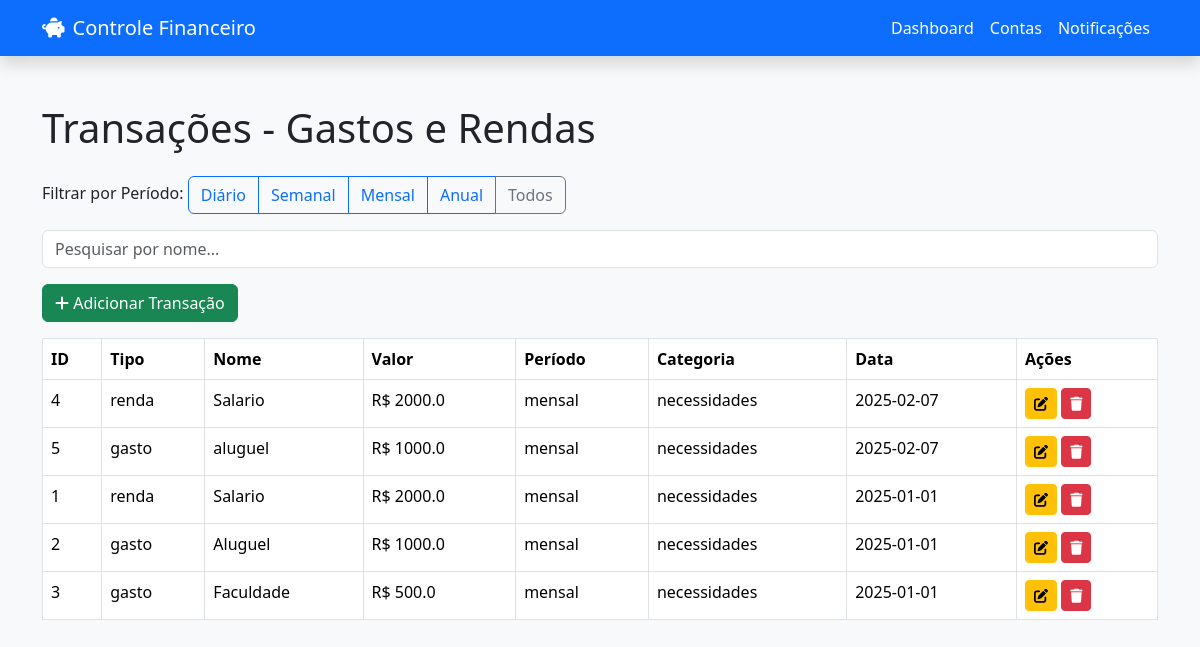
Page /transacoes (signed in) on the earlier database version.
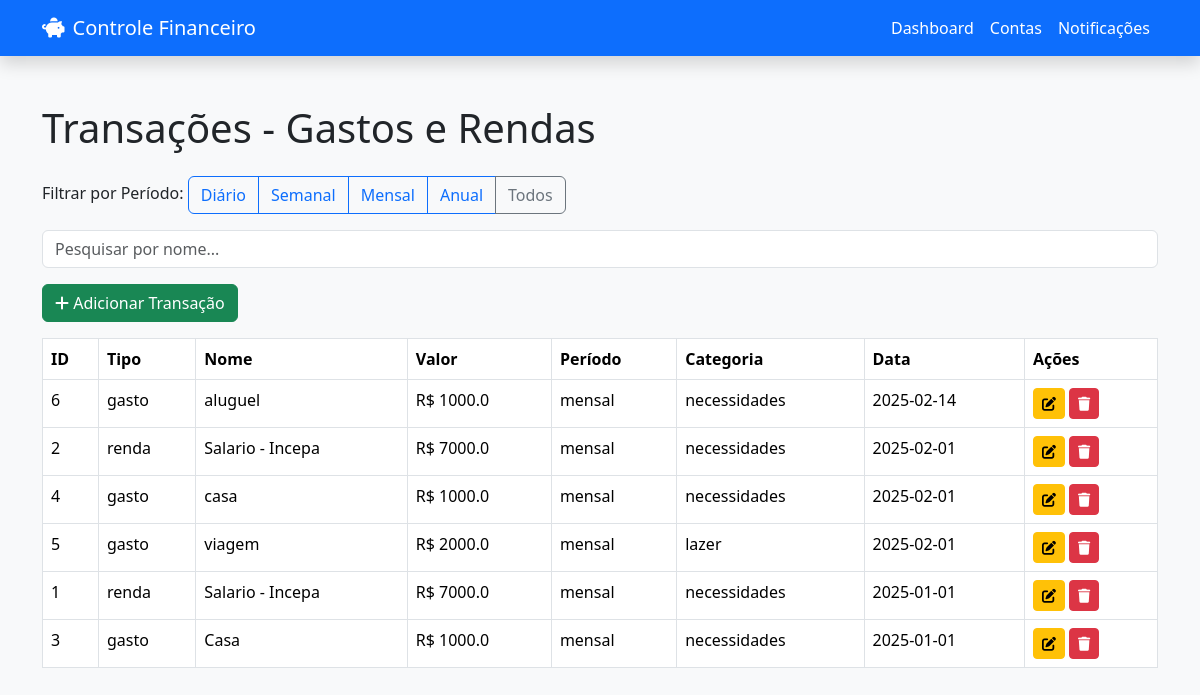
Same page on the later database version.
### tables this page shows
CREATE TABLE Transacoes (
        id INTEGER PRIMARY KEY AUTOINCREMENT,
        tipo TEXT NOT NULL,
        nome TEXT NOT NULL,
        valor REAL NOT NULL,
        periodo TEXT NOT NULL,
        categoria TEXT,
        data TEXT DEFAULT CURRENT_TIMESTAMP,
        notificado INTEGER DEFAULT 0,
        notificado_antecipado INTEGER DEFAULT 0
    );

### app.py (the view)
@app.route('/transacoes', methods=['GET'])
def transacoes_view():
    if 'user_id' not in session:
        flash("Você não está autenticado.", "error")
        return redirect(url_for('index'))
    periodo = request.args.get('periodo')  # valores esperados: 'diario', 'semanal', 'mensal', 'anual'
    pesquisa = request.args.get('pesquisa', '').lower()
    conn = conectar_bd()
    if conn is None:
        flash("Erro ao conectar ao banco de dados", "danger")
        return redirect(url_for('dashboard'))
    cursor = conn.cursor()
    if periodo:
        cursor.execute("SELECT * FROM Transacoes WHERE periodo = ? ORDER BY data DESC", (periodo,))
    else:
        cursor.execute("SELECT * FROM Transacoes ORDER BY data DESC")
    transacoes = cursor.fetchall()
    conn.close()
    if pesquisa:
        transacoes = [t for t in transacoes if pesquisa in t['nome'].lower()]
    return render_template('transacoes.html', transacoes=transacoes, periodo=periodo, pesquisa=pesquisa)

### app.py (called while the page is built)
def conectar_bd():
    try:
        conn = sqlite3.connect('financeiro.db')
        conn.row_factory = sqlite3.Row
        return conn
    except sqlite3.Error as e:
        flash(f"Erro ao conectar com o banco de dados: {e}", "danger")
        return None

### templates/transacoes.html (shortened to what this page needs)
<!DOCTYPE html>
<html lang="pt-br">
<head>
  <link href="https://cdn.jsdelivr.net/npm/bootstrap@5.3.2/dist/css/bootstrap.min.css" rel="stylesheet">
  <link href="https://cdnjs.cloudflare.com/ajax/libs/font-awesome/6.0.0/css/all.min.css" rel="stylesheet">
</head>
<body class="bg-light">
  <nav class="navbar navbar-expand-lg navbar-dark bg-primary shadow">
    <div class="container">
      <a class="navbar-brand d-flex align-items-center" href="/dashboard">
        <i class="fa-solid fa-piggy-bank me-2"></i> Controle Financeiro
      </a>
      <div class="collapse navbar-collapse" id="navbarNav">
        <ul class="navbar-nav ms-auto">
          <li class="nav-item"><a class="nav-link text-white" href="/dashboard">Dashboard</a></li>
          <li class="nav-item"><a class="nav-link text-white" href="/contas">Contas</a></li>
          <li class="nav-item"><a class="nav-link text-white" href="/notificacoes">Notificações</a></li>
        </ul>
      </div>
    </div>
  </nav>
  <div class="container py-5">
    <h1 class="mb-4">Transações - Gastos e Rendas</h1>
    <div class="mb-3">
      <label class="form-label">Filtrar por Período:</label>
      <div class="btn-group" role="group">
        <a href="/transacoes?periodo=diario" class="btn btn-outline-primary">Diário</a>
        <a href="/transacoes?periodo=semanal" class="btn btn-outline-primary">Semanal</a>
        <a href="/transacoes?periodo=mensal" class="btn btn-outline-primary">Mensal</a>
        <a href="/transacoes?periodo=anual" class="btn btn-outline-primary">Anual</a>
        <a href="/transacoes" class="btn btn-outline-secondary">Todos</a>
      </div>
    </div>
    <div class="mb-3">
      <input type="text" id="searchInput" class="form-control" placeholder="Pesquisar por nome...">
    </div>
    <a href="/adicionar_transacao" class="btn btn-success mb-3">
      <i class="fa-solid fa-plus"></i> Adicionar Transação
    </a>
    {% if transacoes %}
    <table class="table table-bordered" id="transacoesTable">
      <thead>
        <tr>
          <th>ID</th>
          <th>Tipo</th>
          <th>Nome</th>
          <th>Valor</th>
          <th>Período</th>
          <th>Categoria</th>
          <th>Data</th>
          <th>Ações</th>
        </tr>
      </thead>
      <tbody>
        {% for t in transacoes %}
        <tr>
          <td>{{ t.id }}</td>
          <td>{{ t.tipo }}</td>
          <td>{{ t.nome }}</td>
          <td>R$ {{ t.valor }}</td>
          <td>{{ t.periodo }}</td>
          <td>{{ t.categoria }}</td>
          <td>{{ t.data }}</td>
          <td>
            <a href="/editar_transacao/{{ t.id }}" class="btn btn-warning btn-sm"><i class="fa-solid fa-edit"></i></a>
            <a href="/excluir_transacao/{{ t.id }}" class="btn btn-danger btn-sm" onclick="return confirm('Tem certeza?')"><i class="fa-solid fa-trash"></i></a>
          </td>
        </tr>
        {% endfor %}
      </tbody>
    </table>
    {% else %}
    <p class="text-muted">Nenhuma transação encontrada.</p>
    {% endif %}
  </div>
</body>
</html>

Differences in the rows shown:
added Transacoes: id "6", tipo "gasto", nome "aluguel", valor "1000.0", periodo "mensal", categoria "necessidades", data "2025-02-14"
changed Transacoes id 2: tipo "gasto" → "renda"; nome "Aluguel" → "Salario - Incepa"; valor "1000.0" → "7000.0"; data "2025-01-01" → "2025-02-01"; moves up the list
changed Transacoes id 4: tipo "renda" → "gasto"; nome "Salario" → "casa"; valor "2000.0" → "1000.0"; data "2025-02-07" → "2025-02-01"
changed Transacoes id 5: nome "aluguel" → "viagem"; valor "1000.0" → "2000.0"; categoria "necessidades" → "lazer"; data "2025-02-07" → "2025-02-01"
changed Transacoes id 1: nome "Salario" → "Salario - Incepa"; valor "2000.0" → "7000.0"
changed Transacoes id 3: nome "Faculdade" → "Casa"; valor "500.0" → "1000.0"
